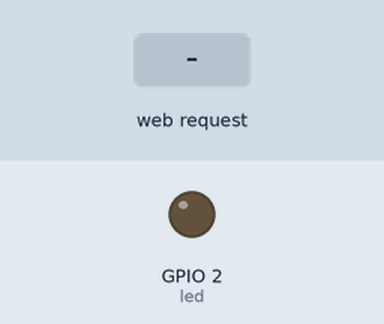
This program was run on a simulated ESP8266 board running MicroPython. Shown: output pins drawn as LEDs (lit = HIGH, except the on-board LED, lit = LOW). The inputs (shaded band) are chosen by the test bench. WiFi joins after 1.5 s; what the program prints to the serial console is not drawn.

Above: at 2.8 s.
2.9 s: HTTP request GET /on received
At 3.8 s:
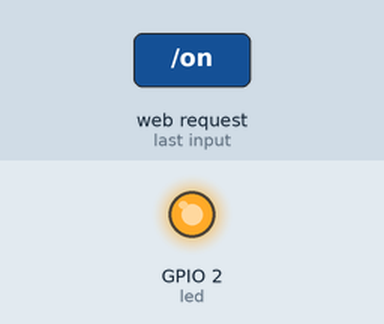
4.4 s: HTTP request GET /off received
At 4.9 s:
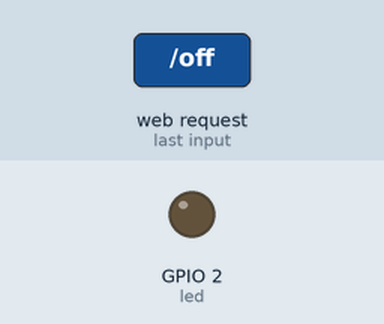
Timing chart, 0 to 7.4 s (numbered marks = the images above; inputs shaded):
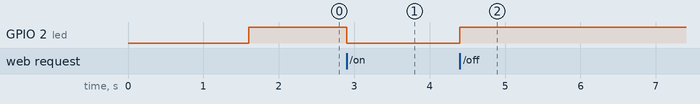

Measured:
- after the input at 2.9 s, GPIO 2 (led): HIGH → LOW at once
- after the input at 4.4 s, GPIO 2 (led): LOW → HIGH at once

The program:

main.py
```python
# main.py  — minimal HTTP server for ESP8266 (MicroPython)
import usocket as socket
from machine import Pin
import network

# On NodeMCU the onboard LED is usually GPIO2 (D4) and is ACTIVE-LOW
LED_ACTIVE_LOW = True
LED_PIN_NUM = 2  # try 2 first; if your LED doesn't respond, try 16
led = Pin(LED_PIN_NUM, Pin.OUT, value=1 if LED_ACTIVE_LOW else 0)

def led_on():
    led.value(0 if LED_ACTIVE_LOW else 1)

def led_off():
    led.value(1 if LED_ACTIVE_LOW else 0)

# Build the little web page
HTML = """<!doctype html>
<html><head><meta name="viewport" content="width=device-width,initial-scale=1">
<title>ESP Web</title>
<style>
body{font-family:-apple-system,system-ui,Segoe UI,Roboto,Helvetica,Arial;margin:24px}
.card{max-width:420px;margin:auto;padding:18px;border:1px solid #ddd;border-radius:12px}
.btn{display:inline-block;padding:10px 14px;margin:6px;border:1px solid #999;border-radius:10px;text-decoration:none;color:#111}
.on{background:#e9fbe9} .off{background:#fde9e9}
</style></head><body>
<div class="card">
  <h2>ESP8266 Web Server</h2>
  <p>Tap a button to toggle the onboard LED.</p>
  <p>
    <a class="btn on"  href="/on">Turn ON</a>
    <a class="btn off" href="/off">Turn OFF</a>
  </p>
  <p><a class="btn" href="/status">Status JSON</a></p>
</div>
</body></html>"""

def http_response(body, ctype="text/html; charset=utf-8"):
    hdr = "HTTP/1.1 200 OK\r\nContent-Type: {}\r\nCache-Control: no-store\r\n\r\n".format(ctype)
    return (hdr + body).encode() if isinstance(body, str) else hdr.encode() + body

def serve(port=80):
    addr = socket.getaddrinfo("0.0.0.0", port)[0][-1]
    s = socket.socket()
    s.setsockopt(socket.SOL_SOCKET, socket.SO_REUSEADDR, 1)
    s.bind(addr)
    s.listen(2)
    print("HTTP listening on port", port)

    while True:
        cl, remote = s.accept()
        try:
            req = cl.recv(512)
            path = b"/"
            if req:
                try:
                    path = req.split(b" ")[1]
                except:
                    pass

            if path == b"/" or path.startswith(b"/index"):
                resp = http_response(HTML)
            elif path == b"/on":
                led_on()
                resp = http_response(HTML)
            elif path == b"/off":
                led_off()
                resp = http_response(HTML)
            elif path == b"/status":
                import ujson, time
                ip = network.WLAN(network.STA_IF).ifconfig()[0] if network.WLAN(network.STA_IF).isconnected() else "192.168.4.1"
                body = ujson.dumps({"led": "on" if (led.value()==0 if LED_ACTIVE_LOW else led.value()==1) else "off",
                                    "ip": ip})
                resp = http_response(body, "application/json")
            else:
                resp = b"HTTP/1.1 404 Not Found\r\n\r\n"

            cl.sendall(resp)
        except Exception as e:
            try:
                cl.sendall(b"HTTP/1.1 500 Internal Server Error\r\n\r\n")
            except:
                pass
        finally:
            cl.close()

# Start the server
serve()
```

config.py
```python
# config.py
WIFI_SSID = "WIFI - 2.4Ghz"
WIFI_PASS = "PASSWORD"
HOSTNAME  = "dryer_run_status"   # optional label
```

boot.py
```python
# boot.py
import network, time
try:
    from config import WIFI_SSID, WIFI_PASS, HOSTNAME
except:
    WIFI_SSID = WIFI_PASS = None
    HOSTNAME = "esp"

sta = network.WLAN(network.STA_IF)
ap  = network.WLAN(network.AP_IF)

def connect_wifi(ssid, pwd, timeout_ms=15000):
    sta.active(True)
    try:
        sta.config(dhcp_hostname=HOSTNAME)
    except:
        pass
    sta.connect(ssid, pwd)
    t0 = time.ticks_ms()
    while not sta.isconnected() and time.ticks_diff(time.ticks_ms(), t0) < timeout_ms:
        time.sleep_ms(200)
    return sta.isconnected()

if WIFI_SSID and WIFI_PASS and connect_wifi(WIFI_SSID, WIFI_PASS):
    ap.active(False)
    print("WiFi connected:", sta.ifconfig())  # -> ('ip','mask','gw','dns')
else:
    # fallback AP so you can still reach it at 192.168.4.1
    ap.active(True)
    ap.config(essid="DryerSetup", password="")
    sta.active(False)
    print("Started AP 'DryerSetup' — browse http://192.168.4.1")
```
